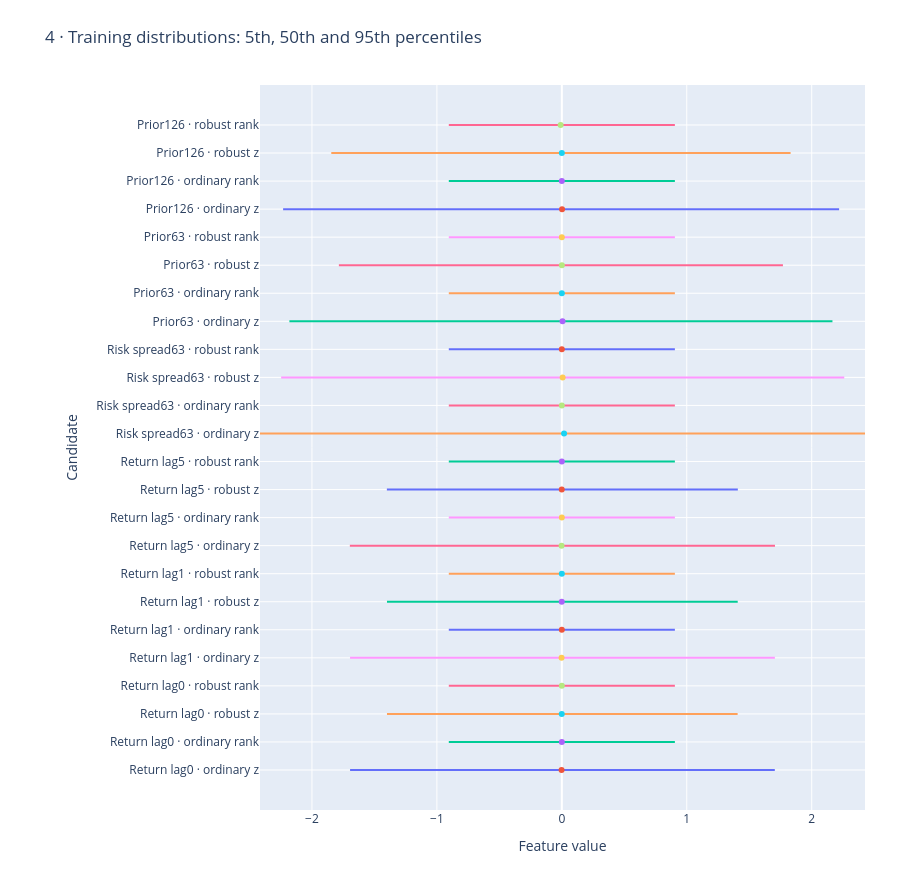

Write notebook code for a chart like this one.
### Markdown cell above
## Distributions and limits

Medians and outer quantiles reveal saturation, asymmetry and low variation. Correlated transforms are not independent information sources.

### Code cell
figures[3].show()

### Figure 1 — Plotly figure (JSON) as saved in the notebook; plotly's stock layout.template omitted (floating-point values rounded to 4 significant figures)
{"data": [{"mode": "lines", "showlegend": false, "type": "scatter", "x": [-1.695, 1.704], "y": ["Return lag0 · ordinary z", "Return lag0 · ordinary z"]}, {"mode": "markers", "showlegend": false, "type": "scatter", "x": [-0.002222], "y": ["Return lag0 · ordinary z"]}, {"mode": "lines", "showlegend": false, "type": "scatter", "x": [-0.9048, 0.9048], "y": ["Return lag0 · ordinary rank", "Return lag0 · ordinary rank"]}, {"mode": "markers", "showlegend": false, "type": "scatter", "x": [0], "y": ["Return lag0 · ordinary rank"]}, {"mode": "lines", "showlegend": false, "type": "scatter", "x": [-1.4, 1.407], "y": ["Return lag0 · robust z", "Return lag0 · robust z"]}, {"mode": "markers", "showlegend": false, "type": "scatter", "x": [-0.0008032], "y": ["Return lag0 · robust z"]}, {"mode": "lines", "showlegend": false, "type": "scatter", "x": [-0.9048, 0.9048], "y": ["Return lag0 · robust rank", "Return lag0 · robust rank"]}, {"mode": "markers", "showlegend": false, "type": "scatter", "x": [0], "y": ["Return lag0 · robust rank"]}, {"mode": "lines", "showlegend": false, "type": "scatter", "x": [-1.695, 1.705], "y": ["Return lag1 · ordinary z", "Return lag1 · ordinary z"]}, {"mode": "markers", "showlegend": false, "type": "scatter", "x": [-0.002181], "y": ["Return lag1 · ordinary z"]}, {"mode": "lines", "showlegend": false, "type": "scatter", "x": [-0.9048, 0.9048], "y": ["Return lag1 · ordinary rank", "Return lag1 · ordinary rank"]}, {"mode": "markers", "showlegend": false, "type": "scatter", "x": [0], "y": ["Return lag1 · ordinary rank"]}, {"mode": "lines", "showlegend": false, "type": "scatter", "x": [-1.4, 1.408], "y": ["Return lag1 · robust z", "Return lag1 · robust z"]}, {"mode": "markers", "showlegend": false, "type": "scatter", "x": [-0.0007186], "y": ["Return lag1 · robust z"]}, {"mode": "lines", "showlegend": false, "type": "scatter", "x": [-0.9048, 0.9048], "y": ["Return lag1 · robust rank", "Return lag1 · robust rank"]}, {"mode": "markers", "showlegend": false, "type": "scatter", "x": [0], "y": ["Return lag1 · robust rank"]}, {"mode": "lines", "showlegend": false, "type": "scatter", "x": [-1.697, 1.706], "y": ["Return lag5 · ordinary z", "Return lag5 · ordinary z"]}, {"mode": "markers", "showlegend": false, "type": "scatter", "x": [-0.002134], "y": ["Return lag5 · ordinary z"]}, {"mode": "lines", "showlegend": false, "type": "scatter", "x": [-0.9048, 0.9048], "y": ["Return lag5 · ordinary rank", "Return lag5 · ordinary rank"]}, {"mode": "markers", "showlegend": false, "type": "scatter", "x": [0], "y": ["Return lag5 · ordinary rank"]}, {"mode": "lines", "showlegend": false, "type": "scatter", "x": [-1.4, 1.409], "y": ["Return lag5 · robust z", "Return lag5 · robust z"]}, {"mode": "markers", "showlegend": false, "type": "scatter", "x": [-0.0007186], "y": ["Return lag5 · robust z"]}, {"mode": "lines", "showlegend": false, "type": "scatter", "x": [-0.9048, 0.9048], "y": ["Return lag5 · robust rank", "Return lag5 · robust rank"]}, {"mode": "markers", "showlegend": false, "type": "scatter", "x": [0], "y": ["Return lag5 · robust rank"]}, {"mode": "lines", "showlegend": false, "type": "scatter", "x": [-2.416, 2.426], "y": ["Risk spread63 · ordinary z", "Risk spread63 · ordinary z"]}, {"mode": "markers", "showlegend": false, "type": "scatter", "x": [0.01763], "y": ["Risk spread63 · ordinary z"]}, {"mode": "lines", "showlegend": false, "type": "scatter", "x": [-0.9048, 0.9048], "y": ["Risk spread63 · ordinary rank", "Risk spread63 · ordinary rank"]}, {"mode": "markers", "showlegend": false, "type": "scatter", "x": [0], "y": ["Risk spread63 · ordinary rank"]}, {"mode": "lines", "showlegend": false, "type": "scatter", "x": [-2.247, 2.26], "y": ["Risk spread63 · robust z", "Risk spread63 · robust z"]}, {"mode": "markers", "showlegend": false, "type": "scatter", "x": [0.006462], "y": ["Risk spread63 · robust z"]}, {"mode": "lines", "showlegend": false, "type": "scatter", "x": [-0.9048, 0.9048], "y": ["Risk spread63 · robust rank", "Risk spread63 · robust rank"]}, {"mode": "markers", "showlegend": false, "type": "scatter", "x": [0], "y": ["Risk spread63 · robust rank"]}, {"mode": "lines", "showlegend": false, "type": "scatter", "x": [-2.181, 2.166], "y": ["Prior63 · ordinary z", "Prior63 · ordinary z"]}, {"mode": "markers", "showlegend": false, "type": "scatter", "x": [0.005516], "y": ["Prior63 · ordinary z"]}, {"mode": "lines", "showlegend": false, "type": "scatter", "x": [-0.9048, 0.9048], "y": ["Prior63 · ordinary rank", "Prior63 · ordinary rank"]}, {"mode": "markers", "showlegend": false, "type": "scatter", "x": [0], "y": ["Prior63 · ordinary rank"]}, {"mode": "lines", "showlegend": false, "type": "scatter", "x": [-1.785, 1.77], "y": ["Prior63 · robust z", "Prior63 · robust z"]}, {"mode": "markers", "showlegend": false, "type": "scatter", "x": [0.0003209], "y": ["Prior63 · robust z"]}, {"mode": "lines", "showlegend": false, "type": "scatter", "x": [-0.9048, 0.9048], "y": ["Prior63 · robust rank", "Prior63 · robust rank"]}, {"mode": "markers", "showlegend": false, "type": "scatter", "x": [0], "y": ["Prior63 · robust rank"]}, {"mode": "lines", "showlegend": false, "type": "scatter", "x": [-2.231, 2.219], "y": ["Prior126 · ordinary z", "Prior126 · ordinary z"]}, {"mode": "markers", "showlegend": false, "type": "scatter", "x": [0.001645], "y": ["Prior126 · ordinary z"]}, {"mode": "lines", "showlegend": false, "type": "scatter", "x": [-0.9048, 0.9048], "y": ["Prior126 · ordinary rank", "Prior126 · ordinary rank"]}, {"mode": "markers", "showlegend": false, "type": "scatter", "x": [0], "y": ["Prior126 · ordinary rank"]}, {"mode": "lines", "showlegend": false, "type": "scatter", "x": [-1.845, 1.831], "y": ["Prior126 · robust z", "Prior126 · robust z"]}, {"mode": "markers", "showlegend": false, "type": "scatter", "x": [0], "y": ["Prior126 · robust z"]}, {"mode": "lines", "showlegend": false, "type": "scatter", "x": [-0.9048, 0.9048], "y": ["Prior126 · robust rank", "Prior126 · robust rank"]}, {"mode": "markers", "showlegend": false, "type": "scatter", "x": [-0.009524], "y": ["Prior126 · robust rank"]}], "layout": {"height": 880, "legend": {"orientation": "h", "y": -0.38}, "margin": {"b": 70, "l": 260, "r": 35, "t": 85}, "title": {"text": "4 · Training distributions: 5th, 50th and 95th percentiles"}, "xaxis": {"title": {"text": "Feature value"}}, "yaxis": {"title": {"text": "Candidate"}}}}
